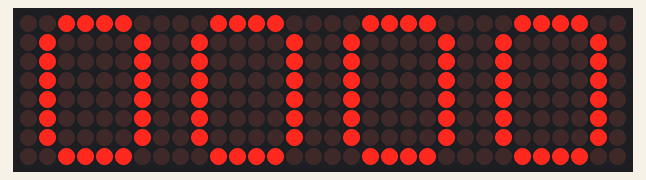
Bench run of a sketch on a simulated Arduino Uno, built with avr-gcc and run on an emulated ATmega328P. Parts: 32×8 LED matrix. Wiring (inferred from the names in the program): 4 × MAX7219 LED driver (orientation assumed): data pin 4; clock pin 16; CS pin 5.

Above: at 0.5 s.
At 5.0 s:
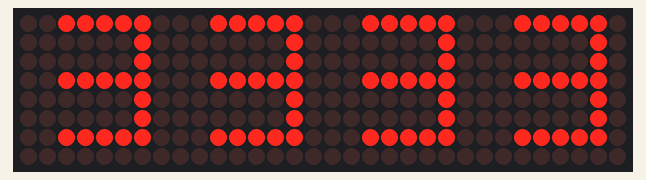
At 9.6 s:
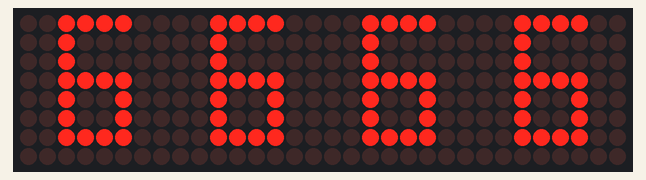
At 18.6 s:
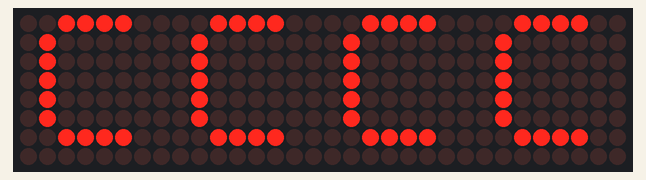
At 27.7 s:
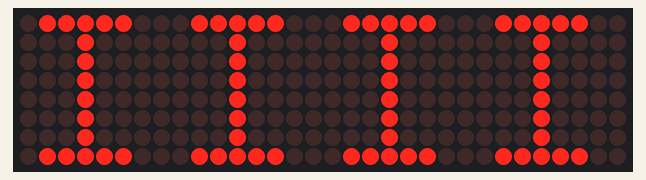
At 38.2 s:
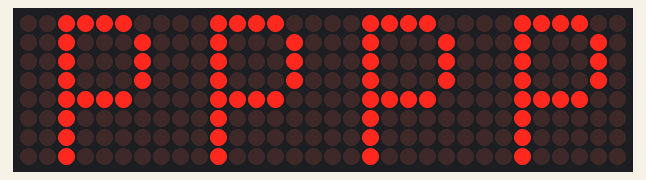

The sketch:

max7219.ino
```cpp
#define uchar unsigned char
#define uint  unsigned int


//定义Max7219端口
#define Max7219_pinCLK 16
#define Max7219_pinCS  5
#define Max7219_pinDIN 4


uchar disp1[38][8]={
{0x3C,0x42,0x42,0x42,0x42,0x42,0x42,0x3C},//0
{0x10,0x18,0x14,0x10,0x10,0x10,0x10,0x10},//1
{0x7E,0x2,0x2,0x7E,0x40,0x40,0x40,0x7E},//2
{0x3E,0x2,0x2,0x3E,0x2,0x2,0x3E,0x0},//3
{0x8,0x18,0x28,0x48,0xFE,0x8,0x8,0x8},//4
{0x3C,0x20,0x20,0x3C,0x4,0x4,0x3C,0x0},//5
{0x3C,0x20,0x20,0x3C,0x24,0x24,0x3C,0x0},//6
{0x3E,0x22,0x4,0x8,0x8,0x8,0x8,0x8},//7
{0x0,0x3E,0x22,0x22,0x3E,0x22,0x22,0x3E},//8
{0x3E,0x22,0x22,0x3E,0x2,0x2,0x2,0x3E},//9
{0x8,0x14,0x22,0x3E,0x22,0x22,0x22,0x22},//A
{0x3C,0x22,0x22,0x3E,0x22,0x22,0x3C,0x0},//B
{0x3C,0x40,0x40,0x40,0x40,0x40,0x3C,0x0},//C
{0x7C,0x42,0x42,0x42,0x42,0x42,0x7C,0x0},//D
{0x7C,0x40,0x40,0x7C,0x40,0x40,0x40,0x7C},//E
{0x7C,0x40,0x40,0x7C,0x40,0x40,0x40,0x40},//F
{0x3C,0x40,0x40,0x40,0x40,0x44,0x44,0x3C},//G
{0x44,0x44,0x44,0x7C,0x44,0x44,0x44,0x44},//H
{0x7C,0x10,0x10,0x10,0x10,0x10,0x10,0x7C},//I
{0x3C,0x8,0x8,0x8,0x8,0x8,0x48,0x30},//J
{0x0,0x24,0x28,0x30,0x20,0x30,0x28,0x24},//K
{0x40,0x40,0x40,0x40,0x40,0x40,0x40,0x7C},//L
{0x81,0xC3,0xA5,0x99,0x81,0x81,0x81,0x81},//M
{0x0,0x42,0x62,0x52,0x4A,0x46,0x42,0x0},//N
{0x3C,0x42,0x42,0x42,0x42,0x42,0x42,0x3C},//O
{0x3C,0x22,0x22,0x22,0x3C,0x20,0x20,0x20},//P
{0x1C,0x22,0x22,0x22,0x22,0x26,0x22,0x1D},//Q
{0x3C,0x22,0x22,0x22,0x3C,0x24,0x22,0x21},//R
{0x0,0x1E,0x20,0x20,0x3E,0x2,0x2,0x3C},//S
{0x0,0x3E,0x8,0x8,0x8,0x8,0x8,0x8},//T
{0x42,0x42,0x42,0x42,0x42,0x42,0x22,0x1C},//U
{0x42,0x42,0x42,0x42,0x42,0x42,0x24,0x18},//V
{0x0,0x49,0x49,0x49,0x49,0x2A,0x1C,0x0},//W
{0x0,0x41,0x22,0x14,0x8,0x14,0x22,0x41},//X
{0x41,0x22,0x14,0x8,0x8,0x8,0x8,0x8},//Y
{0x0,0x7F,0x2,0x4,0x8,0x10,0x20,0x7F},//Z
{0x8,0x7F,0x49,0x49,0x7F,0x8,0x8,0x8},//中
{0xFE,0xBA,0x92,0xBA,0x92,0x9A,0xBA,0xFE},//国
};


//--------------------------------------------
//向MAX7219(U3)写入字节
void Write_Max7219_byte(uchar DATA)
{
      uchar i,temp;
      digitalWrite(Max7219_pinCS, LOW);        //CS=0有效,CS=1锁存
      for(i=8;i>=1;i--)
      {
            digitalWrite(Max7219_pinCLK, LOW);
            temp=DATA&0x80; //&10000000, 编译器对位操作的理解:非0即为1
            if(temp)
                digitalWrite(Max7219_pinDIN, HIGH);
            else
                digitalWrite(Max7219_pinDIN, LOW);
            DATA=DATA<<1;
            digitalWrite(Max7219_pinCLK, HIGH);   //上升沿把数据送出去
      }
}


//-------------------------------------------
/*向M第一片MAX7219写入数据*/
void Write_Max7219_1(uchar add1,uchar dat1)
{
    digitalWrite(Max7219_pinCS, LOW);
    Write_Max7219_byte(0x00); //片4写入空
    Write_Max7219_byte(0x00);
    Write_Max7219_byte(0x00); //片3写入空
    Write_Max7219_byte(0x00);
    Write_Max7219_byte(0x00); //片2写入空
    Write_Max7219_byte(0x00);
    Write_Max7219_byte(add1); //片1写入地址，即数码管编号
    Write_Max7219_byte(dat1); //片1写入数据，即数码管显示数字
    digitalWrite(Max7219_pinCS, HIGH);
}
/*第二片MAX7219的写入数据*/
void Write_Max7219_2(uchar add2,uchar dat2)
{
    digitalWrite(Max7219_pinCS, LOW);
    Write_Max7219_byte(0x00); //片4写入空
    Write_Max7219_byte(0x00);
    Write_Max7219_byte(0x00); //片3写入空
    Write_Max7219_byte(0x00);
    Write_Max7219_byte(add2); //片2写入
    Write_Max7219_byte(dat2);
    Write_Max7219_byte(0x00);  //片1写入空
    Write_Max7219_byte(0x00);
    digitalWrite(Max7219_pinCS, HIGH);
}
/*第三片MAX7219的写入数据*/
void Write_Max7219_3(uchar add3,uchar dat3)
{
    digitalWrite(Max7219_pinCS, LOW);
    Write_Max7219_byte(0x00); //片4写入空
    Write_Max7219_byte(0x00);
    Write_Max7219_byte(add3); //片3写入
    Write_Max7219_byte(dat3);
    Write_Max7219_byte(0x00); //片2写入空
    Write_Max7219_byte(0x00);
    Write_Max7219_byte(0x00); //片1写入空
    Write_Max7219_byte(0x00);
    digitalWrite(Max7219_pinCS, HIGH);
}
/*第四片MAX7219的写入数据*/
void Write_Max7219_4(uchar add4,uchar dat4)
{
    digitalWrite(Max7219_pinCS, LOW);
    Write_Max7219_byte(add4); //片4写入
    Write_Max7219_byte(dat4);
    Write_Max7219_byte(0x00); //片3写入空
    Write_Max7219_byte(0x00);
    Write_Max7219_byte(0x00); //片2写入空
    Write_Max7219_byte(0x00);
    Write_Max7219_byte(0x00); //片1写入空
    Write_Max7219_byte(0x00);
    digitalWrite(Max7219_pinCS, HIGH);
}

/*初始化芯片*/
void Init_MAX7219(void)
{
    Write_Max7219_1(0x09, 0x00);       //译码方式：BCD码
    Write_Max7219_1(0x0a, 0x0f);       //亮度
    Write_Max7219_1(0x0b, 0x07);       //扫描界限；8个数码管显示
    Write_Max7219_1(0x0c, 0x01);       //掉电模式：0，普通模式：1
    Write_Max7219_1(0x0f, 0x00);       //显示测试：1；测试结束，正常显示：0
    Write_Max7219_2(0x09, 0x00);       //译码方式：BCD码
    Write_Max7219_2(0x0a, 0x0f);       //亮度
    Write_Max7219_2(0x0b, 0x07);       //扫描界限；8个数码管显示
    Write_Max7219_2(0x0c, 0x01);       //掉电模式：0，普通模式：1
    Write_Max7219_2(0x0f, 0x00);       //显示测试：1；测试结束，正常显示：0
    Write_Max7219_3(0x09, 0x00);       //译码方式：BCD码
    Write_Max7219_3(0x0a, 0x0f);       //亮度
    Write_Max7219_3(0x0b, 0x07);       //扫描界限；8个数码管显示
    Write_Max7219_3(0x0c, 0x01);       //掉电模式：0，普通模式：1
    Write_Max7219_3(0x0f, 0x00);       //显示测试：1；测试结束，正常显示：0
    Write_Max7219_4(0x09, 0x00);       //译码方式：BCD码
    Write_Max7219_4(0x0a, 0x0f);       //亮度
    Write_Max7219_4(0x0b, 0x07);       //扫描界限；8个数码管显示
    Write_Max7219_4(0x0c, 0x01);       //掉电模式：0，普通模式：1
    Write_Max7219_4(0x0f, 0x00);       //显示测试：1；测试结束，正常显示：0
}


void setup()
{
    pinMode(Max7219_pinCS, OUTPUT);
    pinMode(Max7219_pinCLK, OUTPUT);
    pinMode(Max7219_pinDIN, OUTPUT);
    delay(50);
    Init_MAX7219();

}

/**********************主程序**************************/
void loop()
{
    uchar i,j;
    uchar dat[8];
    uchar transfor;
    delay(50);
    Init_MAX7219();
    while(1)
    {

        for(j=0;j<38;j++)
        {
            /*for(i=1;i<9;i++)
            {
                Write_Max7219_1(i,disp1[j][i-1]);
                Write_Max7219_2(i,disp1[j][i-1]);
                Write_Max7219_3(i,disp1[j][i-1]);
                Write_Max7219_4(i,disp1[j][i-1]);
            }*/
            delay(300);
            for(i=1;i<9;i++)
            {
                Write_Max7219_1(i, disp1[j][i-1]);
                Write_Max7219_2(i, disp1[j][i-1]);
                Write_Max7219_3(i, disp1[j][i-1]);
                Write_Max7219_4(i, disp1[j][i-1]);
            }
            delay(760);
            for(i=0;i<8;i++)
                dat[i] = disp1[j][i];
            for(i=7;i>0;i--)
                dat[i] = dat[i-1];
            dat[0] = 0x00;
            delay(30);
            for(i=1;i<9;i++)
            {
                Write_Max7219_1(i, dat[i-1]);
                Write_Max7219_2(i, dat[i-1]);
                Write_Max7219_3(i, dat[i-1]);
                Write_Max7219_4(i, dat[i-1]);
            }
            for(i=7;i>0;i--)
                dat[i] = dat[i-1];
            dat[0] = 0x00;
            delay(30);
            for(i=1;i<9;i++)
            {
                Write_Max7219_1(i, dat[i-1]);
                Write_Max7219_2(i, dat[i-1]);
                Write_Max7219_3(i, dat[i-1]);
                Write_Max7219_4(i, dat[i-1]);
            }
            for(i=7;i>0;i--)
                dat[i] = dat[i-1];
            dat[1] = dat[0];
            dat[0] = 0x00;
            delay(30);
            for(i=1;i<9;i++)
            {
                Write_Max7219_1(i, dat[i-1]);
                Write_Max7219_2(i, dat[i-1]);
                Write_Max7219_3(i, dat[i-1]);
                Write_Max7219_4(i, dat[i-1]);
            }
            for(i=7;i>0;i--)
                dat[i] = dat[i-1];
            dat[1] = dat[0];
            dat[0] = 0x00;
            delay(30);
            for(i=1;i<9;i++)
            {
                Write_Max7219_1(i, dat[i-1]);
                Write_Max7219_2(i, dat[i-1]);
                Write_Max7219_3(i, dat[i-1]);
                Write_Max7219_4(i, dat[i-1]);
            }
            for(i=7;i>0;i--)
                dat[i] = dat[i-1];
            dat[1] = dat[0];
            dat[0] = 0x00;
            delay(30);
            for(i=1;i<9;i++)
            {
                Write_Max7219_1(i, dat[i-1]);
                Write_Max7219_2(i, dat[i-1]);
                Write_Max7219_3(i, dat[i-1]);
                Write_Max7219_4(i, dat[i-1]);
            }
            for(i=7;i>0;i--)
                dat[i] = dat[i-1];
            dat[1] = dat[0];
            dat[0] = 0x00;
            delay(30);
            for(i=1;i<9;i++)
            {
                Write_Max7219_1(i, dat[i-1]);
                Write_Max7219_2(i, dat[i-1]);
                Write_Max7219_3(i, dat[i-1]);
                Write_Max7219_4(i, dat[i-1]);
            }
            for(i=7;i>0;i--)
                dat[i] = dat[i-1];
            dat[1] = dat[0];
            dat[0] = 0x00;
            delay(30);
            for(i=1;i<9;i++)
            {
                Write_Max7219_1(i, dat[i-1]);
                Write_Max7219_2(i, dat[i-1]);
                Write_Max7219_3(i, dat[i-1]);
                Write_Max7219_4(i, dat[i-1]);
            }
            for(i=7;i>0;i--)
                dat[i] = dat[i-1];
            dat[1] = dat[0];
            dat[0] = 0x00;
            delay(30);
            for(i=1;i<9;i++)
            {
                Write_Max7219_1(i, dat[i-1]);
                Write_Max7219_2(i, dat[i-1]);
                Write_Max7219_3(i, dat[i-1]);
                Write_Max7219_4(i, dat[i-1]);
            }
        }
    }
}
```

Measured:
- what the display in image 0 shows lasts 0.8 s, from 0.5 s to 1.3 s
